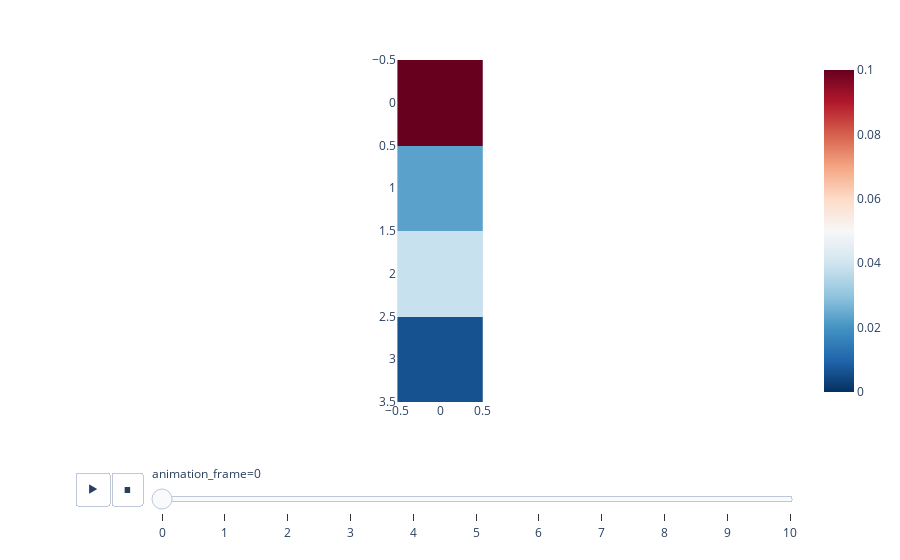

The notebook cell this image was saved under:
### Code cell
def get_quantities(cursor):
    """Get quantities that are needed for plotting."""
    for document in cursor:

        alpha_eigenvalues = document["calcs_reversed"][0]["alpha_eigenvalues"]
        final_energy = document["output"]["final_energy"]
        alpha_coeff_matrix = document["calcs_reversed"][0]["alpha_coeff_matrix"]
        alpha_coeff_matrix = np.array(alpha_coeff_matrix)

        alpha_eigenvalues = np.sort(alpha_eigenvalues)
        positive_alpha_eigenvalues = alpha_eigenvalues[alpha_eigenvalues > 0]
        negative_alpha_eigenvalues = alpha_eigenvalues[alpha_eigenvalues < 0]

        molecule = document["input"]["initial_molecule"]
        molecule = Molecule.from_dict(molecule)
        molecule_graph = MoleculeGraph.with_local_env_strategy(molecule, OpenBabelNN())

        yield {
            "final_energy": final_energy,
            "alpha_eigenvalues": alpha_eigenvalues,
            "alpha_coeff_matrix": alpha_coeff_matrix,
            "molecule_graph": molecule_graph,
        } 

db = instance_mongodb_sei(project="mlts")

collections_data = db.minimal_basis

# Create a new collection to store the data in
collections_data_new = db.minimal_basis_interpolated_sn2
groupname = "sn2_interpolated_from_transition_states"

# Find all unique reaction labels
reaction_labels = collections_data.distinct("tags.label")

df = pd.DataFrame()

atom_idx = 0

for reaction_label in reaction_labels:

    cursor = (
        collections_data.find(
            {
                "tags.label": reaction_label,
                "tags.group": groupname,
            }
        )
        .sort("tags.scaling", 1)
    )
    data_to_plot = list(get_quantities(cursor))

    selected_eigenval = data_to_plot[0]["alpha_eigenvalues"]
    selected_eigenval = selected_eigenval[selected_eigenval < 0]
    selected_eigenval = np.sort(selected_eigenval)
    selected_eigenval = selected_eigenval[-1]
    selected_eigenval_index = np.where(
        data_to_plot[0]["alpha_eigenvalues"] == selected_eigenval
    )[0][0]

    selected_coeff_matrix = []

    for data in data_to_plot:
        coeff_matrix = ModifiedCoefficientMatrix(
            molecule_graph=data["molecule_graph"],
            basis_info_raw=basis_set,
            coefficient_matrix=data["alpha_coeff_matrix"],
            store_idx_only=selected_eigenval_index,
            set_to_absolute=True,
        )
        minimal_basis_representation = coeff_matrix.get_minimal_basis_representation_atom(atom_idx)
        selected_coeff_matrix.append(minimal_basis_representation)
    
    selected_coeff_matrix = np.array(selected_coeff_matrix)
    
    fig = px.imshow(selected_coeff_matrix, color_continuous_scale="RdBu_r", animation_frame=0, 
                    range_color=[0, 0.1],)
    fig.show()

    break

### Figure 1 — Plotly figure (JSON) as saved in the notebook; plotly's stock layout.template omitted (floating-point values rounded to 4 significant figures)
{"data": [{"coloraxis": "coloraxis", "hovertemplate": "x: %{x}<br>y: %{y}<br>color: %{z}<extra></extra>", "name": "0", "type": "heatmap", "xaxis": "x", "yaxis": "y", "z": [[0.1264], [0.02289], [0.03863], [0.006247]]}], "layout": {"coloraxis": {"cmax": 0.1, "cmin": 0, "colorscale": [[0, "rgb(5,48,97)"], [0.1, "rgb(33,102,172)"], [0.2, "rgb(67,147,195)"], [0.3, "rgb(146,197,222)"], [0.4, "rgb(209,229,240)"], [0.5, "rgb(247,247,247)"], [0.6, "rgb(253,219,199)"], [0.7, "rgb(244,165,130)"], [0.8, "rgb(214,96,77)"], [0.9, "rgb(178,24,43)"], [1, "rgb(103,0,31)"]]}, "margin": {"t": 60}, "sliders": [{"active": 0, "currentvalue": {"prefix": "animation_frame="}, "len": 0.9, "pad": {"b": 10, "t": 60}, "steps": [{"args": [["0"], {"frame": {"duration": 0, "redraw": true}, "fromcurrent": true, "mode": "immediate", "transition": {"duration": 0, "easing": "linear"}}], "label": "0", "method": "animate"}, {"args": [["1"], {"frame": {"duration": 0, "redraw": true}, "fromcurrent": true, "mode": "immediate", "transition": {"duration": 0, "easing": "linear"}}], "label": "1", "method": "animate"}, {"args": [["2"], {"frame": {"duration": 0, "redraw": true}, "fromcurrent": true, "mode": "immediate", "transition": {"duration": 0, "easing": "linear"}}], "label": "2", "method": "animate"}, {"args": [["3"], {"frame": {"duration": 0, "redraw": true}, "fromcurrent": true, "mode": "immediate", "transition": {"duration": 0, "easing": "linear"}}], "label": "3", "method": "animate"}, {"args": [["4"], {"frame": {"duration": 0, "redraw": true}, "fromcurrent": true, "mode": "immediate", "transition": {"duration": 0, "easing": "linear"}}], "label": "4", "method": "animate"}, {"args": [["5"], {"frame": {"duration": 0, "redraw": true}, "fromcurrent": true, "mode": "immediate", "transition": {"duration": 0, "easing": "linear"}}], "label": "5", "method": "animate"}, {"args": [["6"], {"frame": {"duration": 0, "redraw": true}, "fromcurrent": true, "mode": "immediate", "transition": {"duration": 0, "easing": "linear"}}], "label": "6", "method": "animate"}, {"args": [["7"], {"frame": {"duration": 0, "redraw": true}, "fromcurrent": true, "mode": "immediate", "transition": {"duration": 0, "easing": "linear"}}], "label": "7", "method": "animate"}, {"args": [["8"], {"frame": {"duration": 0, "redraw": true}, "fromcurrent": true, "mode": "immediate", "transition": {"duration": 0, "easing": "linear"}}], "label": "8", "method": "animate"}, {"args": [["9"], {"frame": {"duration": 0, "redraw": true}, "fromcurrent": true, "mode": "immediate", "transition": {"duration": 0, "easing": "linear"}}], "label": "9", "method": "animate"}, {"args": [["10"], {"frame": {"duration": 0, "redraw": true}, "fromcurrent": true, "mode": "immediate", "transition": {"duration": 0, "easing": "linear"}}], "label": "10", "method": "animate"}], "x": 0.1, "xanchor": "left", "y": 0, "yanchor": "top"}], "updatemenus": [{"buttons": [{"args": [null, {"frame": {"duration": 500, "redraw": true}, "fromcurrent": true, "mode": "immediate", "transition": {"duration": 500, "easing": "linear"}}], "label": "&#9654;", "method": "animate"}, {"args": [[null], {"frame": {"duration": 0, "redraw": true}, "fromcurrent": true, "mode": "immediate", "transition": {"duration": 0, "easing": "linear"}}], "label": "&#9724;", "method": "animate"}], "direction": "left", "pad": {"r": 10, "t": 70}, "showactive": false, "type": "buttons", "x": 0.1, "xanchor": "right", "y": 0, "yanchor": "top"}], "xaxis": {"anchor": "y", "constrain": "domain", "domain": [0, 1], "scaleanchor": "y"}, "yaxis": {"anchor": "x", "autorange": "reversed", "constrain": "domain", "domain": [0, 1]}}}
